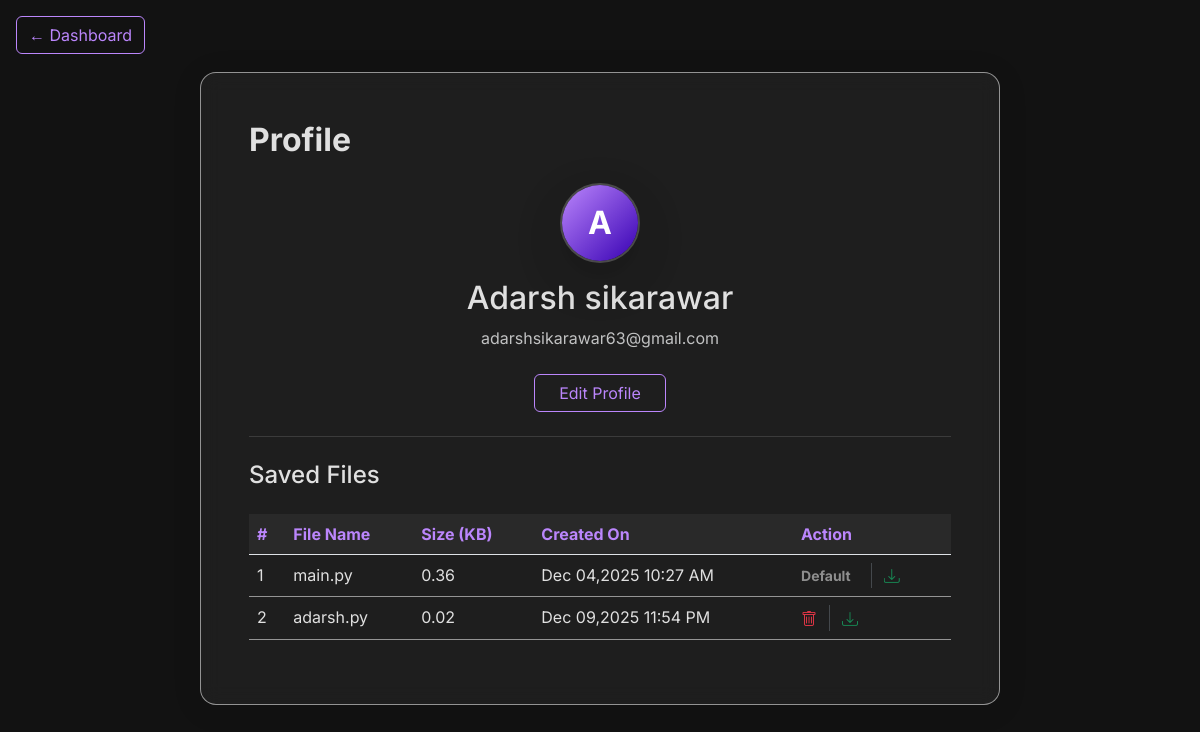
The page /profile/ (signed in) on the database as committed earlier.
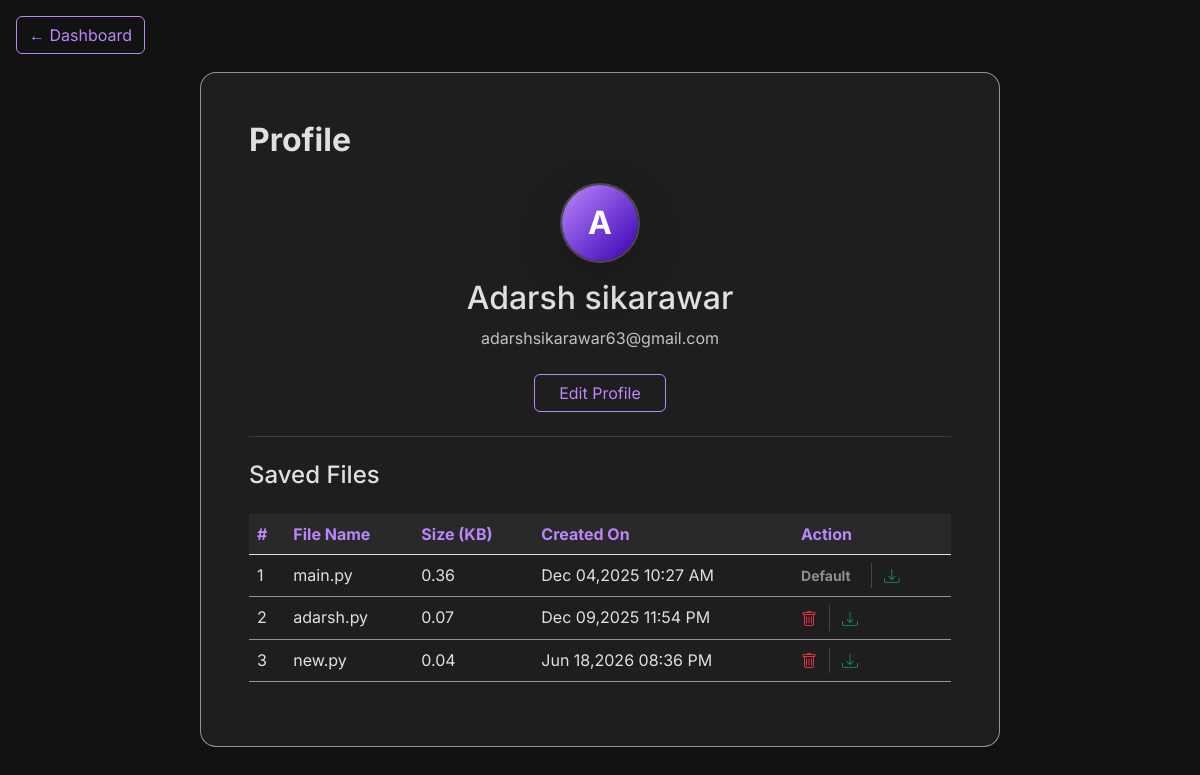
The same page on the database as committed later.
### mainapp/models.py (models this page shows, shortened)
class UserFile(models.Model):
    DoesNotExist = models.ObjectDoesNotExist
    objects = models.Manager()
    user: OurUser = models.ForeignKey(settings.AUTH_USER_MODEL, on_delete=models.CASCADE)  # type: ignore
    file_name: str = models.CharField(max_length=255)  # type: ignore
    file_path: str = models.CharField(max_length=500)  # type: ignore
    file_size: float = models.FloatField(default=0.0)  # size in KB  # type: ignore
    created_at: datetime.datetime = models.DateTimeField(auto_now_add=True)  # type: ignore
    def size_in_kb(self):
        return round(self.file_size, 2)

### mainapp/views.py (the view)
# urls.py: path('profile/', views.profilepage, name="profile"),
@login_required
def profilepage(request):
    files = UserFile.objects.filter(user=request.user)
    return render(request, 'profile.html', {'files': files})

### mainapp/templates/profile.html (shortened to what the changed rows need)
{% load static %}
<!DOCTYPE html>
<html lang="en">
<head>
    <link href="{% static 'styles/bootstrap.min.css' %}" rel="stylesheet">
    <link href="{% static 'styles/theme.css' %}" rel="stylesheet">
    <link href="{% static 'styles/toast.css' %}" rel="stylesheet">
    <link rel="stylesheet" href="https://cdnjs.cloudflare.com/ajax/libs/bootstrap/5.3.8/css/bootstrap-grid.min.css"
 />
    <link rel="stylesheet" href="https://cdn.jsdelivr.net/npm/bootstrap-icons@1.11.1/font/bootstrap-icons.css">
</head>
<body>
    <div class="container py-5 mt-5 pt-4 text-center">
        <div class="glass-panel p-5 mx-auto" style="max-width: 800px;">
            <h2 class="fw-bold text-start mb-4"> Profile </h2>
            <h2 class="mb-2 text-center">{{ request.user.name }}</h2>
            {% if files %}
            <div class="table-responsive">
                <table class="table table-hover text-start" style="color: var(--text-light);">
                    <thead style="background-color: rgba(255,255,255,0.05);">
                        <tr>
                            <th style="background: transparent; color: var(--primary-purple);"> # </th>
                            <th style="background: transparent; color: var(--primary-purple);">File Name</th>
                            <th style="background: transparent; color: var(--primary-purple);">Size (KB)</th>
                            <th style="background: transparent; color: var(--primary-purple);">Created On</th>
                            <th style="background: transparent; color: var(--primary-purple);">Action </th>
                        </tr>
                    </thead>
                    <tbody>
                        {% for file in files %}
                        <tr style="border-color: var(--glass-border);">
                            <td style="background: transparent; color: var(--text-light);">{{ forloop.counter }}</td>
                            <td style="background: transparent; color: var(--text-light);">{{ file.file_name }}</td>
                            <td style="background: transparent; color: var(--text-light);">{{ file.size_in_kb }}</td>
                            <td style="background: transparent; color: var(--text-light);">
                                {{ file.created_at|date:"M d,Y h:i A" }}</td>
                            <td style="background: transparent;">
                                <div class="d-flex align-items-center gap-2">
                                    {% if file.file_name == 'main.py' %}
                                    <span class="text-white-50 small fw-bold me-2">Default</span>
                                    {% else %}
                                    <form method="POST" action="{% url 'delete_file' file.id %}"
                                        style="display:inline;">
                                        <button type="submit"
                                            class="btn btn-sm p-0 border-0 bg-transparent text-danger shadow-none"
                                            onclick="return confirm('Do you really want to delete \'{{ file.file_name }}\' ?');"
                                            title="Delete">
                                            <i class="bi bi-trash fs-6"></i>
                                        </button>
                                    </form>
                                    {% endif %}
                                    <form method="GET" action="{% url 'download_file' file.id %}"
                                        style="display:inline;">
                                        <button type="submit"
                                            class="btn btn-sm p-0 border-0 bg-transparent text-success shadow-none"
                                            title="Download"
                                            onclick="showToast('success', 'Downloading {{ file.file_name }}...')">
                                            <i class="bi bi-download fs-6"></i>
                                        </button>
                                    </form>
                                </div>
                            </td>
                        </tr>
                        {% endfor %}
                    </tbody>
                </table>
            </div>
            {% else %}
            <p class="text-muted">No files created yet.</p>
            {% endif %}
        </div>
    </div>
</body>
</html>

Rows that differ between the two databases and show on the page:
changed UserFile "adarsh.py": size_in_kb "0.02" → "0.07"
added UserFile: file_name "new.py", size_in_kb "0.04", created_at "Jun 18,2026 08:36 PM"
